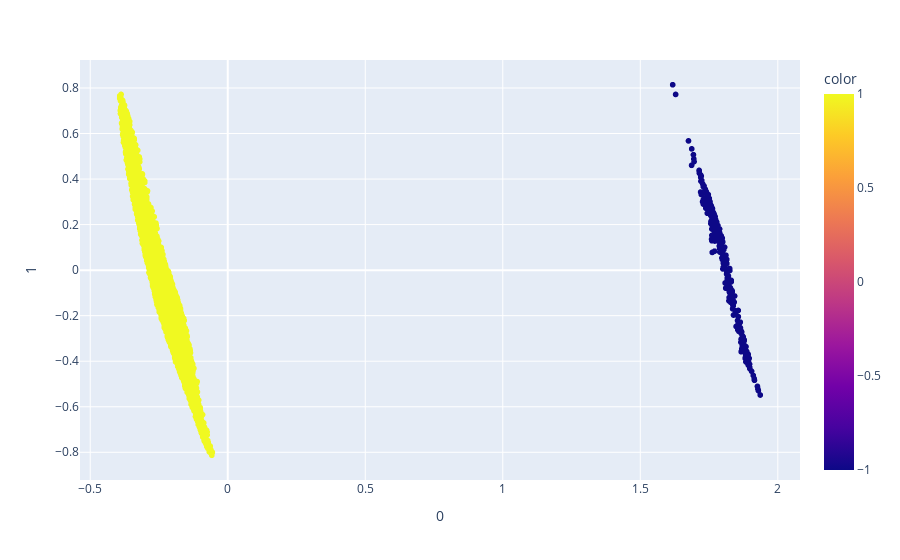

Notebook code cell kept with this figure:
### Code cell
from sklearn.decomposition import PCA

df = input_df_red

pca = PCA(n_components=2)
components = pca.fit_transform(input_df_red)
labels = input_df_red['anomaly']

fig = px.scatter(components, x=0, y=1, color=labels)
fig.show()

### Figure 1 — Plotly figure (JSON) as saved in the notebook; plotly's stock layout.template omitted (floating-point values rounded to 4 significant figures; data arrays with more than 128 entries replaced by an {"elided": "..."} marker saying what was removed)
{"data": [{"hovertemplate": "0=%{x}<br>1=%{y}<br>color=%{marker.color}<extra></extra>", "legendgroup": "", "marker": {"color": {"elided": "4358 int values"}, "coloraxis": "coloraxis", "symbol": "circle"}, "mode": "markers", "name": "", "showlegend": false, "type": "scattergl", "x": {"elided": "4358 float values"}, "xaxis": "x", "y": {"elided": "4358 float values"}, "yaxis": "y"}], "layout": {"coloraxis": {"colorbar": {"title": {"text": "color"}}, "colorscale": [[0, "#0d0887"], [0.1111, "#46039f"], [0.2222, "#7201a8"], [0.3333, "#9c179e"], [0.4444, "#bd3786"], [0.5556, "#d8576b"], [0.6667, "#ed7953"], [0.7778, "#fb9f3a"], [0.8889, "#fdca26"], [1, "#f0f921"]]}, "legend": {"tracegroupgap": 0}, "margin": {"t": 60}, "xaxis": {"anchor": "y", "domain": [0, 1], "title": {"text": "0"}}, "yaxis": {"anchor": "x", "domain": [0, 1], "title": {"text": "1"}}}}
